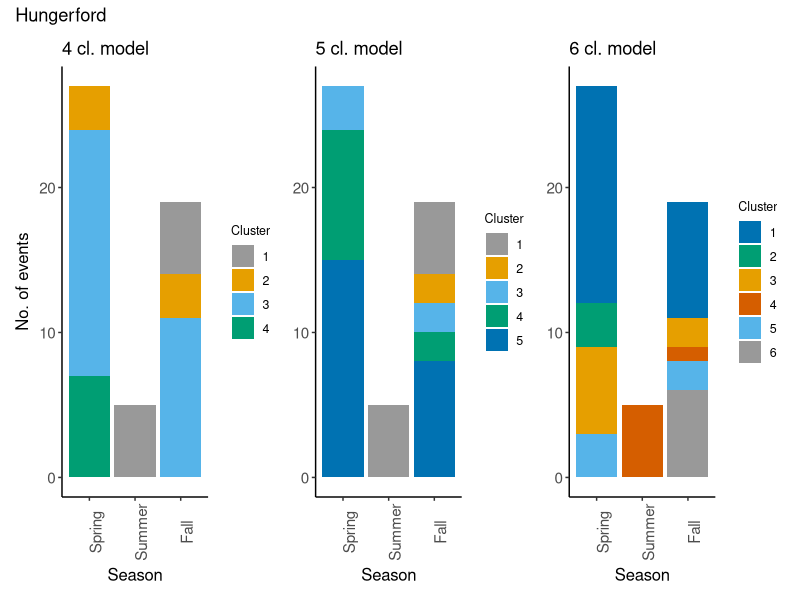
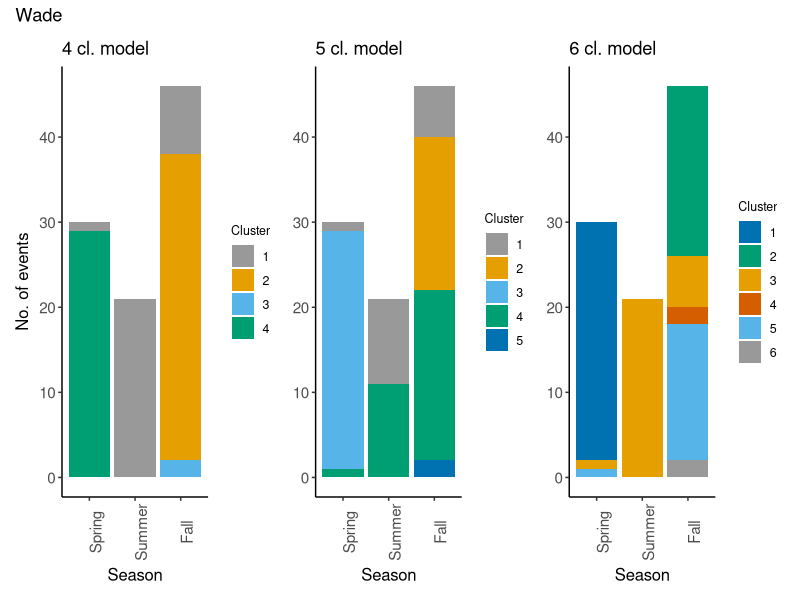
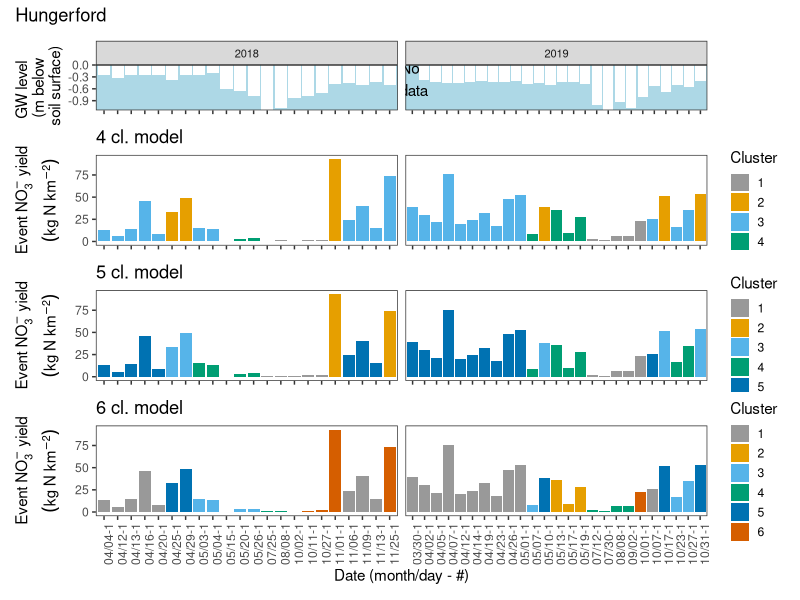
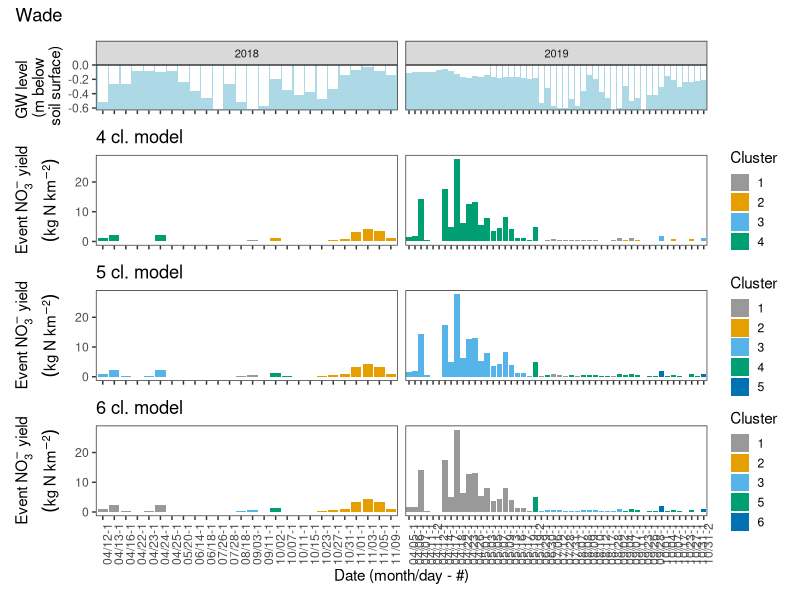
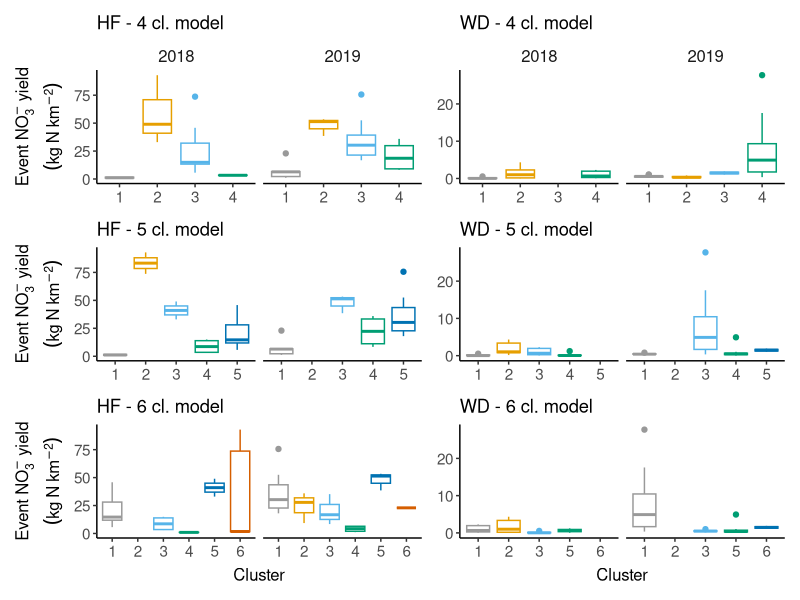
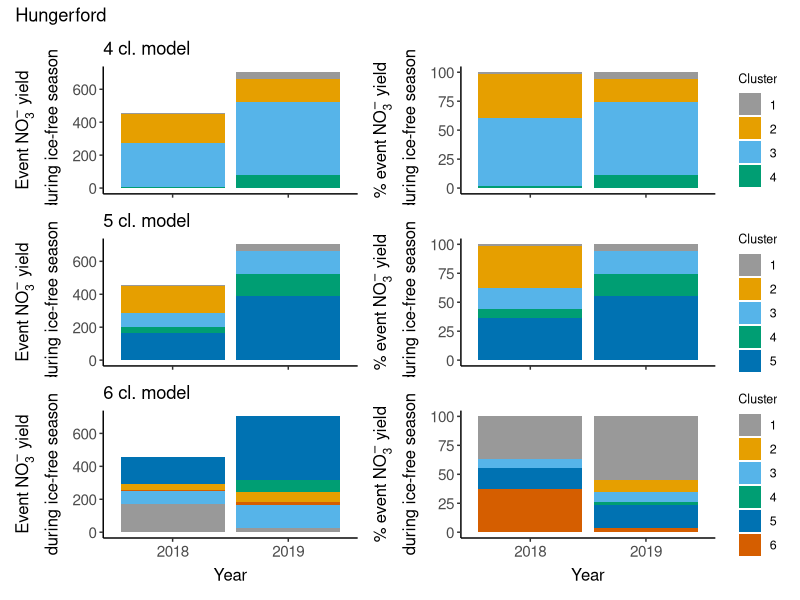
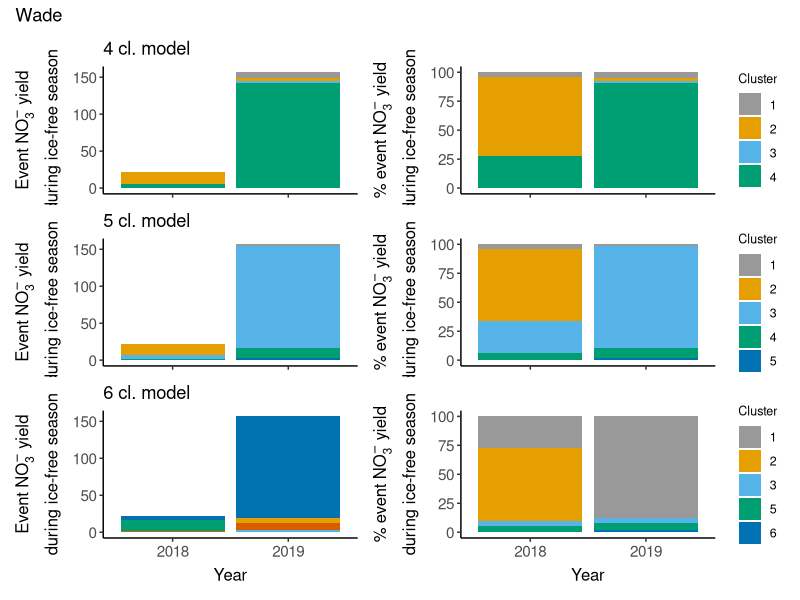

Generate these figures, in order, with R:
## ---- chunk 1
# Set defaults
knitr::opts_chunk$set(fig.width = 6, fig.asp = 0.618, out.width = "70%", fig.align = "center")

# Load packages
  library("here")      # to make file paths fail less
  library("tidyverse") # general workhorse
  library("lubridate") # to work with dates
  library("patchwork") # arranging multiple plots
## ---- chunk 2
# Read in data
  # Calculated event metrics for each site as calculated in compile_calculate_allVars.R
  hford <- read_csv(here("Data", "eventMetrics_hford.csv")) %>% 
    mutate(event_start = ymd_hms(event_start, tz = "Etc/GMT+4"))

  wade <- read_csv(here("Data", "eventMetrics_wade.csv")) %>% 
    mutate(event_start = ymd_hms(event_start, tz = "Etc/GMT+4"))

  # SOM results from SOManalysis_SITE_yields_VAR.Rmd
  # NO3
  som_hf <- read_csv(here("Data", "somResults", "hford", "yields", "NO3", "2021-04-08", "Results_hford_withClusters.csv"))
  som_wd <- read_csv(here("Data", "somResults", "wade", "yields", "NO3", "2021-04-12", "Results_wade_withClusters.csv"))
  # SRP
  # som_srp_hf <- read_csv(here("Data", "somResults", "hford", "yields", "SRP", "2021-04-08", "Results_hford_withClusters.csv")) %>% mutate(SOM = "SRP") %>% select(site, SOM, everything())
  # som_srp_wd <- read_csv(here("Data", "somResults", "wade", "yields", "SRP", "2021-04-12", "Results_wade_withClusters.csv")) %>% mutate(SOM = "SRP") %>% select(site, SOM, everything())
  # Turbidity
  # som_turb_hf <- read_csv(here("Data", "somResults", "hford", "yields", "turb", "2021-04-09", "Results_hford_withClusters.csv")) %>% mutate(SOM = "turb") %>% select(site, SOM, everything())
  # som_turb_wd <- read_csv(here("Data", "somResults", "wade", "yields", "turb", "2021-04-13", "Results_wade_withClusters.csv")) %>% mutate(SOM = "turb") %>% select(site, SOM, everything())
## ---- chunk 3
# Plotting specifics
  theme1 <- theme_classic() +
            theme(axis.text = element_text(size = 11),
                  axis.title = element_text(size = 12),
                  axis.title.x = element_text(margin=margin(5,0,0,0)),
                  axis.title.y = element_text(margin=margin(0,5,0,0)),
                  legend.title = element_text(size = 9),
                  legend.text = element_text(size = 9))
  
  # A new theme for the hysteresis plots
  theme2 <- theme(axis.line = element_blank(),
                  axis.text = element_text(size = 8),
                  axis.title = element_blank(),
                  plot.margin = unit(c(1.25,1.25,1.25,1.25), "lines"),
                  panel.background = element_blank(),
                  panel.grid.major = element_blank(), 
                  panel.grid.minor = element_blank(),
                  legend.text = element_text(size = 6),
                  legend.key.size = unit(0.1, "in"),
                  legend.margin = margin(0, 0, 0, 0),
                  legend.title = element_text(size = 6)) 
## ---- chunk 4
# Look at how cluters map onto seasons
  # Hford
    # 4 clusters
    p_hf_1 <- som_hf %>%
      group_by(clust_wat_4cl, season) %>% 
      tally() %>% 
      # Order the seasons
      mutate(season = factor(season, levels = c("spring", "summer", "fall"), labels = c("Spring", "Summer", "Fall"))) %>%
      mutate(cluster = factor(clust_wat_4cl)) %>% 
      ggplot(aes(x = season, y = n, fill = cluster)) +
        geom_bar(position = "stack", stat = "identity") +
        scale_fill_manual(name = "Cluster",
                          values = c("#999999", "#E69F00", "#56B4E9", "#009E73", "#0072B2", "#D55E00", "#CC79A7")) +
        ylab("No. of events") +
        xlab("Season") +
        theme1 +
        theme(axis.text.x = element_text(angle = 90)) +
        ggtitle("4 cl. model")

    # 5 clusters
    p_hf_2 <- som_hf %>%
      group_by(clust_wat_5cl, season) %>% 
      tally() %>% 
      # Order the seasons
      mutate(season = factor(season, levels = c("spring", "summer", "fall"), labels = c("Spring", "Summer", "Fall"))) %>%
      mutate(cluster = factor(clust_wat_5cl)) %>% 
      ggplot(aes(x = season, y = n, fill = cluster)) +
        geom_bar(position = "stack", stat = "identity") +
        scale_fill_manual(name = "Cluster",
                          values = c("#999999", "#E69F00", "#56B4E9", "#009E73", "#0072B2", "#D55E00", "#CC79A7")) +
        ylab("No. of events") +
        xlab("Season") +
        theme1 +
        theme(axis.title.y = element_blank(),
              axis.text.x = element_text(angle = 90)) +
        ggtitle("5 cl. model")
    
    # 6 clusters
    # NOTE: Colors are rearranged here to make clusters align with above 2 models; if anything changes, change these
    p_hf_3 <- som_hf %>%
      group_by(clust_wat_6cl, season) %>% 
      tally() %>% 
      # Order the seasons
      mutate(season = factor(season, levels = c("spring", "summer", "fall"), labels = c("Spring", "Summer", "Fall"))) %>%
      mutate(cluster = factor(clust_wat_6cl)) %>% 
      ggplot(aes(x = season, y = n, fill = cluster)) +
        geom_bar(position = "stack", stat = "identity") +
        scale_fill_manual(name = "Cluster",
                          # These have been rearranged for this model
                          values = c("#0072B2", "#009E73", "#E69F00", "#D55E00", "#56B4E9", "#999999", "#CC79A7")) +
        ylab("No. of events") +
        xlab("Season") +
        theme1 +
        theme(axis.title.y = element_blank(),
              axis.text.x = element_text(angle = 90)) +
        ggtitle("6 cl. model")
    
    # Arrange Hford plots
    p_hf_1 + p_hf_2 + p_hf_3 +
      plot_annotation(
        title = "Hungerford"
      )
    rm(p_hf_1, p_hf_2, p_hf_3)
    
  # Wade
    # 4 clusters
    p_wd_1 <- som_wd %>%
      filter(season != "winter") %>% 
      group_by(clust_wat_4cl, season) %>% 
      tally() %>% 
      # Order the seasons
      mutate(season = factor(season, levels = c("spring", "summer", "fall"), labels = c("Spring", "Summer", "Fall"))) %>%
      mutate(cluster = factor(clust_wat_4cl)) %>% 
      ggplot(aes(x = season, y = n, fill = cluster)) +
        geom_bar(position = "stack", stat = "identity") +
        scale_fill_manual(name = "Cluster",
                          values = c("#999999", "#E69F00", "#56B4E9", "#009E73", "#0072B2", "#D55E00", "#CC79A7")) +
        ylab("No. of events") +
        xlab("Season") +
        theme1 +
        theme(axis.text.x = element_text(angle = 90)) +
        ggtitle("4 cl. model")

    # 5 clusters
    p_wd_2 <- som_wd %>%
      filter(season != "winter") %>% 
      group_by(clust_wat_5cl, season) %>% 
      tally() %>% 
      # Order the seasons
      mutate(season = factor(season, levels = c("spring", "summer", "fall"), labels = c("Spring", "Summer", "Fall"))) %>%
      mutate(cluster = factor(clust_wat_5cl)) %>% 
      ggplot(aes(x = season, y = n, fill = cluster)) +
        geom_bar(position = "stack", stat = "identity") +
        scale_fill_manual(name = "Cluster",
                          values = c("#999999", "#E69F00", "#56B4E9", "#009E73", "#0072B2", "#D55E00", "#CC79A7")) +
        ylab("No. of events") +
        xlab("Season") +
        theme1 +
        theme(axis.title.y = element_blank(),
              axis.text.x = element_text(angle = 90)) +
        ggtitle("5 cl. model")
    
    # 6 clusters
    # NOTE: Colors are rearranged here to make clusters align with above 2 models; if anything changes, change these
    p_wd_3 <- som_wd %>%
      filter(season != "winter") %>% 
      group_by(clust_wat_6cl, season) %>% 
      tally() %>% 
      # Order the seasons
      mutate(season = factor(season, levels = c("spring", "summer", "fall"), labels = c("Spring", "Summer", "Fall"))) %>%
      mutate(cluster = factor(clust_wat_6cl)) %>% 
      ggplot(aes(x = season, y = n, fill = cluster)) +
        geom_bar(position = "stack", stat = "identity") +
        scale_fill_manual(name = "Cluster",
                          # These have been rearranged for this model
                          values = c("#0072B2", "#009E73", "#E69F00", "#D55E00", "#56B4E9", "#999999", "#CC79A7")) +
        ylab("No. of events") +
        xlab("Season") +
        theme1 +
        theme(axis.title.y = element_blank(),
              axis.text.x = element_text(angle = 90)) +
        ggtitle("6 cl. model")
    
    # Arrange wdord plots
    p_wd_1 + p_wd_2 + p_wd_3 +
      plot_annotation(
        title = "Wade"
      )
    rm(p_wd_1, p_wd_2, p_wd_3)
  
# ggsave(here("Plots", "som_hf_clustersBySeason.pdf"), device = "pdf", width = 4, height = 4, units = "in", dpi = 150)
## ---- chunk 5
# Plot timeline of event water yields & ratios colored by cluster number
# HFORD
  # First graph GW level data along with water yield timeline
  # Text for missing data on 2019 plot
  ann_text <- data.frame(month_day_rep = "03/26-2", gw_1d_well5 = -0.35, lab = "No \n data",
                         year = factor(2019, levels = c("2018", "2019")))
  # GW Plot
  p_hf_4 <- som_hf %>%
    # Only 2 events in 2017, so cutting out 2017
    filter(year(event_start) != 2017) %>%
     # Add leading zero to single digit months and days
    mutate(year = year(event_start),
           month = str_pad(month(event_start), 2, pad = 0),
           day = str_pad(day(event_start), 2, pad = 0),
           month_day = paste(month, "/", day, sep = "")) %>%
    # There is one day where there are two events, add a rep for month_day and make month_day_rep ID
    group_by(year, month_day) %>% 
    mutate(rep = row_number()) %>% 
    mutate(month_day_rep = paste(month_day, rep, sep = "-")) %>% 
  
    ggplot(aes(x = month_day_rep, y = gw_1d_well5)) +
      facet_wrap(~year, scales = "free_x", ncol = 2) +
      geom_bar(stat = "identity", fill = "white") +
      ylab("GW level \n (m below \n soil surface)") +
      xlab("Date (month/day - #)") +
      scale_y_continuous(expand = c(0, 0)) +
      theme_bw() +
      theme(panel.grid = element_blank(),
            panel.background = element_rect(fill = "lightblue"),
            strip.text.x = element_text(size = 8),
            axis.text.x = element_blank(),
            axis.title.x = element_blank()) +
    geom_text(data = ann_text, label = "No \n data")

  # 4 cluster model
  p_hf_5 <- som_hf %>%
    # Only 2 events in 2017, so cutting out 2017
    filter(year(event_start) != 2017) %>%
     # Add leading zero to single digit months and days
    mutate(year = year(event_start),
           month = str_pad(month(event_start), 2, pad = 0),
           day = str_pad(day(event_start), 2, pad = 0),
           month_day = paste(month, "/", day, sep = "")) %>%
    # There is one day where there are two events, add a rep for month_day and make month_day_rep ID
    group_by(year, month_day) %>% 
    mutate(rep = row_number()) %>% 
    mutate(month_day_rep = paste(month_day, rep, sep = "-")) %>% 
  
    ggplot(aes(x = month_day_rep, y = NO3_kg_km2, fill = as.factor(clust_wat_4cl))) +
      facet_wrap(~year, scales = "free_x", ncol = 2) +
      geom_bar(stat = "identity") +
      # scale_fill_manual(name = "Cluster",
      #                   values = c("#999999", "#E69F00", "#56B4E9", "#009E73", "#0072B2", "#D55E00", "#CC79A7"),
      #                   labels = c("Warm, dry soil, big rain", 
      #                              "Very wet soil, rain/melt",
      #                              "Cold, dry soil, mostly melt",
      #                              "Low sun, wet soil, low-int. rain")) +
      scale_fill_manual(name = "Cluster",
                        values = c("#999999", "#E69F00", "#56B4E9", "#009E73", "#0072B2", "#D55E00", "#CC79A7")) +
      ylab(expression(atop(Event~NO[3]^-{}~yield, (kg~N~km^{-2})))) +
      xlab("Date (month/day - #)") +
      theme_bw() +
      theme(panel.grid = element_blank(),
            legend.key.size = unit(0.5, "cm"),
            axis.text.x = element_blank(),
            strip.background = element_blank(),
            strip.text.x = element_blank(),
            axis.title.x = element_blank()) +
      ggtitle("4 cl. model")

  # 5 cluster model
  p_hf_6 <- som_hf %>%
    # Only 2 events in 2017, so cutting out 2017
    filter(year(event_start) != 2017) %>%
     # Add leading zero to single digit months and days
    mutate(year = year(event_start),
           month = str_pad(month(event_start), 2, pad = 0),
           day = str_pad(day(event_start), 2, pad = 0),
           month_day = paste(month, "/", day, sep = "")) %>%
    # There is one day where there are two events, add a rep for month_day and make month_day_rep ID
    group_by(year, month_day) %>% 
    mutate(rep = row_number()) %>% 
    mutate(month_day_rep = paste(month_day, rep, sep = "-")) %>% 
  
    ggplot(aes(x = month_day_rep, y = NO3_kg_km2, fill = as.factor(clust_wat_5cl))) +
      facet_wrap(~year, scales = "free_x", ncol = 2) +
      geom_bar(stat = "identity") +
      # scale_fill_manual(name = "Cluster",
      #                   values = c("#999999", "#E69F00", "#56B4E9", "#009E73", "#0072B2", "#D55E00", "#CC79A7"),
      #                   labels = c("Warm, dry soil, big rain", 
      #                              "Very wet soil, rain/melt",
      #                              "Cold, dry soil, mostly melt",
      #                              "Low sun, wet soil, low-int. rain")) +
      scale_fill_manual(name = "Cluster",
                        values = c("#999999", "#E69F00", "#56B4E9", "#009E73", "#0072B2", "#D55E00", "#CC79A7")) +
      ylab(expression(atop(Event~NO[3]^-{}~yield, (kg~N~km^{-2})))) +
      xlab("Date (month/day - #)") +
      theme_bw() +
      theme(panel.grid = element_blank(),
            legend.key.size = unit(0.5, "cm"),
            axis.text.x = element_blank(),
            strip.background = element_blank(),
            strip.text.x = element_blank(),
            axis.title.x = element_blank()) +
      ggtitle("5 cl. model")
  
  # 6 cluster model
  # NOTE: Colors are rearranged here to make clusters align with above 2 models; if anything changes, change these
  p_hf_7 <- som_hf %>%
    # Only 2 events in 2017, so cutting out 2017
    filter(year(event_start) != 2017) %>%
     # Add leading zero to single digit months and days
    mutate(year = year(event_start),
           month = str_pad(month(event_start), 2, pad = 0),
           day = str_pad(day(event_start), 2, pad = 0),
           month_day = paste(month, "/", day, sep = "")) %>%
    # There is one day where there are two events, add a rep for month_day and make month_day_rep ID
    group_by(year, month_day) %>% 
    mutate(rep = row_number()) %>% 
    mutate(month_day_rep = paste(month_day, rep, sep = "-")) %>% 
  
    ggplot(aes(x = month_day_rep, y = NO3_kg_km2, fill = as.factor(clust_wat_6cl))) +
      facet_wrap(~year, scales = "free_x", ncol = 2) +
      # facet_grid(var ~ year, scales = "free") +
      geom_bar(stat = "identity") +
      # scale_fill_manual(name = "Cluster",
      #                   values = c("#999999", "#E69F00", "#56B4E9", "#009E73", "#0072B2", "#D55E00", "#CC79A7"),
      #                   labels = c("Warm, dry soil, big rain", 
      #                              "Very wet soil, rain/melt",
      #                              "Cold, dry soil, mostly melt",
      #                              "Low sun, wet soil, low-int. rain")) +
      scale_fill_manual(name = "Cluster",
                        values = c("#999999", "#E69F00", "#56B4E9", "#009E73", "#0072B2", "#D55E00", "#CC79A7")) +
      ylab(expression(atop(Event~NO[3]^-{}~yield, (kg~N~km^{-2})))) +
      xlab("Date (month/day - #)") +
      theme_bw() +
      theme(panel.grid = element_blank(),
            legend.key.size = unit(0.5, "cm"),
            # strip.text.x = element_text(size = 8),
            axis.text.x = element_text(angle = 90),
            strip.background = element_blank(),
            strip.text.x = element_blank()) +
      ggtitle("6 cl. model")  

# Combine the plots into one using the patchwork library
p_hf_4 / p_hf_5 / p_hf_6 / p_hf_7 +
  plot_layout(
    ncol = 1, 
    heights = c(1, 2, 2, 2)) +
  plot_annotation(
    title = "Hungerford"
  )
rm(p_hf_4, p_hf_5, p_hf_6,  p_hf_7)

# WADE
  # GW Plot
  p_wd_4 <- som_wd %>%
    # Only 2 events in 2017, so cutting out 2017
    filter(year(event_start) != 2017) %>%
     # Add leading zero to single digit months and days
    mutate(year = year(event_start),
           month = str_pad(month(event_start), 2, pad = 0),
           day = str_pad(day(event_start), 2, pad = 0),
           month_day = paste(month, "/", day, sep = "")) %>%
    # There is one day where there are two events, add a rep for month_day and make month_day_rep ID
    group_by(year, month_day) %>% 
    mutate(rep = row_number()) %>% 
    mutate(month_day_rep = paste(month_day, rep, sep = "-")) %>% 
  
    ggplot(aes(x = month_day_rep, y = gw_1d_well5)) +
      facet_wrap(~year, scales = "free_x", ncol = 2) +
      geom_bar(stat = "identity", fill = "white") +
      ylab("GW level \n (m below \n soil surface)") +
      xlab("Date (month/day - #)") +
      scale_y_continuous(expand = c(0, 0)) +
      theme_bw() +
      theme(panel.grid = element_blank(),
            panel.background = element_rect(fill = "lightblue"),
            strip.text.x = element_text(size = 8),
            axis.text.x = element_blank(),
            axis.title.x = element_blank())
    # geom_text(data = ann_text, label = "No \n data")

  # 4 cluster model
  p_wd_5 <- som_wd %>%
    # Only 2 events in 2017, so cutting out 2017
    filter(year(event_start) != 2017) %>%
     # Add leading zero to single digit months and days
    mutate(year = year(event_start),
           month = str_pad(month(event_start), 2, pad = 0),
           day = str_pad(day(event_start), 2, pad = 0),
           month_day = paste(month, "/", day, sep = "")) %>%
    # There is one day where there are two events, add a rep for month_day and make month_day_rep ID
    group_by(year, month_day) %>% 
    mutate(rep = row_number()) %>% 
    mutate(month_day_rep = paste(month_day, rep, sep = "-")) %>% 
  
    ggplot(aes(x = month_day_rep, y = NO3_kg_km2, fill = as.factor(clust_wat_4cl))) +
      facet_wrap(~year, scales = "free_x", ncol = 2) +
      geom_bar(stat = "identity") +
      # scale_fill_manual(name = "Cluster",
      #                   values = c("#999999", "#E69F00", "#56B4E9", "#009E73", "#0072B2", "#D55E00", "#CC79A7"),
      #                   labels = c("Warm, dry soil, big rain", 
      #                              "Very wet soil, rain/melt",
      #                              "Cold, dry soil, mostly melt",
      #                              "Low sun, wet soil, low-int. rain")) +
      scale_fill_manual(name = "Cluster",
                        values = c("#999999", "#E69F00", "#56B4E9", "#009E73", "#0072B2", "#D55E00", "#CC79A7")) +
      ylab(expression(atop(Event~NO[3]^-{}~yield, (kg~N~km^{-2})))) +
      xlab("Date (month/day - #)") +
      theme_bw() +
      theme(panel.grid = element_blank(),
            legend.key.size = unit(0.5, "cm"),
            axis.text.x = element_blank(),
            strip.background = element_blank(),
            strip.text.x = element_blank(),
            axis.title.x = element_blank()) +
      ggtitle("4 cl. model")

  # 5 cluster model
  p_wd_6 <- som_wd %>%
    # Only 2 events in 2017, so cutting out 2017
    filter(year(event_start) != 2017) %>%
     # Add leading zero to single digit months and days
    mutate(year = year(event_start),
           month = str_pad(month(event_start), 2, pad = 0),
           day = str_pad(day(event_start), 2, pad = 0),
           month_day = paste(month, "/", day, sep = "")) %>%
    # There is one day where there are two events, add a rep for month_day and make month_day_rep ID
    group_by(year, month_day) %>% 
    mutate(rep = row_number()) %>% 
    mutate(month_day_rep = paste(month_day, rep, sep = "-")) %>% 
  
    ggplot(aes(x = month_day_rep, y = NO3_kg_km2, fill = as.factor(clust_wat_5cl))) +
      facet_wrap(~year, scales = "free_x", ncol = 2) +
      geom_bar(stat = "identity") +
      # scale_fill_manual(name = "Cluster",
      #                   values = c("#999999", "#E69F00", "#56B4E9", "#009E73", "#0072B2", "#D55E00", "#CC79A7"),
      #                   labels = c("Warm, dry soil, big rain", 
      #                              "Very wet soil, rain/melt",
      #                              "Cold, dry soil, mostly melt",
      #                              "Low sun, wet soil, low-int. rain")) +
      scale_fill_manual(name = "Cluster",
                        values = c("#999999", "#E69F00", "#56B4E9", "#009E73", "#0072B2", "#D55E00", "#CC79A7")) +
      ylab(expression(atop(Event~NO[3]^-{}~yield, (kg~N~km^{-2})))) +
      xlab("Date (month/day - #)") +
      theme_bw() +
      theme(panel.grid = element_blank(),
            legend.key.size = unit(0.5, "cm"),
            axis.text.x = element_blank(),
            strip.background = element_blank(),
            strip.text.x = element_blank(),
            axis.title.x = element_blank()) +
      ggtitle("5 cl. model")
  
  # 6 cluster model
  # NOTE: Colors are rearranged here to make clusters align with above 2 models; if anything changes, change these
  p_wd_7 <- som_wd %>%
    # Only 2 events in 2017, so cutting out 2017
    filter(year(event_start) != 2017) %>%
     # Add leading zero to single digit months and days
    mutate(year = year(event_start),
           month = str_pad(month(event_start), 2, pad = 0),
           day = str_pad(day(event_start), 2, pad = 0),
           month_day = paste(month, "/", day, sep = "")) %>%
    # There is one day where there are two events, add a rep for month_day and make month_day_rep ID
    group_by(year, month_day) %>% 
    mutate(rep = row_number()) %>% 
    mutate(month_day_rep = paste(month_day, rep, sep = "-")) %>% 
  
    ggplot(aes(x = month_day_rep, y = NO3_kg_km2, fill = as.factor(clust_wat_6cl))) +
      facet_wrap(~year, scales = "free_x", ncol = 2) +
      # facet_grid(var ~ year, scales = "free") +
      geom_bar(stat = "identity") +
      # scale_fill_manual(name = "Cluster",
      #                   values = c("#999999", "#E69F00", "#56B4E9", "#009E73", "#0072B2", "#D55E00", "#CC79A7"),
      #                   labels = c("Warm, dry soil, big rain", 
      #                              "Very wet soil, rain/melt",
      #                              "Cold, dry soil, mostly melt",
      #                              "Low sun, wet soil, low-int. rain")) +
      scale_fill_manual(name = "Cluster",
                        values = c("#999999", "#E69F00", "#56B4E9", "#009E73", "#0072B2", "#D55E00", "#CC79A7")) +
      ylab(expression(atop(Event~NO[3]^-{}~yield, (kg~N~km^{-2})))) +
      xlab("Date (month/day - #)") +
      theme_bw() +
      theme(panel.grid = element_blank(),
            legend.key.size = unit(0.5, "cm"),
            # strip.text.x = element_text(size = 8),
            axis.text.x = element_text(angle = 90),
            strip.background = element_blank(),
            strip.text.x = element_blank()) +
      ggtitle("6 cl. model")  


# Combine the plots into one using the patchwork library
p_wd_4 / p_wd_5 / p_wd_6 / p_wd_7 +
  plot_layout(
    ncol = 1, 
    heights = c(1, 2, 2, 2)) +
  plot_annotation(
    title = "Wade"
  )
rm(p_wd_4, p_wd_5, p_wd_6,  p_wd_7)

# ggsave(here("Plots", "som_hf_eventsByCluster.pdf"), device = "pdf", width = 10, height = 6, units = "in", dpi = 150)
## ---- chunk 6
# Plot boxplots of water yields attributed to each cluster
# HFORD
  # 4 clusters
  pl_hf_x1 <- som_hf %>%
    mutate(year = year(event_start)) %>% 
    filter(year != 2017) %>% 
    ggplot(aes(x = factor(clust_wat_4cl), y = NO3_kg_km2, color = factor(clust_wat_4cl))) +
    facet_wrap(~year) +
    geom_boxplot() +
    scale_color_manual(name = "Cluster",
                      values = c("#999999", "#E69F00", "#56B4E9", "#009E73", "#0072B2", "#D55E00", "#CC79A7")) +
    ylab(expression(atop(Event~NO[3]^-{}~yield, (kg~N~km^{-2})))) +
    xlab("Cluster") +
    theme1 +
    theme(legend.position = "none",
          strip.background = element_blank(),
          strip.text.x = element_text(size = 12),
          axis.title.x = element_blank()) +
  ggtitle("HF - 4 cl. model")

  # 5 clusters
  pl_hf_x2 <- som_hf %>%
    mutate(year = year(event_start)) %>% 
    filter(year != 2017) %>% 
    ggplot(aes(x = factor(clust_wat_5cl), y = NO3_kg_km2, color = factor(clust_wat_5cl))) +
    facet_wrap(~year) +
    geom_boxplot() +
    scale_color_manual(name = "Cluster",
                      values = c("#999999", "#E69F00", "#56B4E9", "#009E73", "#0072B2", "#D55E00", "#CC79A7")) +
    ylab(expression(atop(Event~NO[3]^-{}~yield, (kg~N~km^{-2})))) +
    xlab("Cluster") +
    theme1 +
    theme(legend.position = "none",
          strip.background = element_blank(),
          strip.text.x = element_blank(),
          axis.title.x = element_blank()) +
  ggtitle("HF - 5 cl. model")
  
  # 6 clusters
  pl_hf_x3 <- som_hf %>%
    mutate(year = year(event_start)) %>% 
    filter(year != 2017) %>% 
    ggplot(aes(x = factor(clust_wat_6cl), y = NO3_kg_km2, color = factor(clust_wat_6cl))) +
    facet_wrap(~year) +
    geom_boxplot() +
    scale_color_manual(name = "Cluster",
                      values = c("#999999", "#E69F00", "#56B4E9", "#009E73", "#0072B2", "#D55E00", "#CC79A7")) +
    ylab(expression(atop(Event~NO[3]^-{}~yield, (kg~N~km^{-2})))) +
    xlab("Cluster") +
    theme1 +
    theme(legend.position = "none",
          strip.background = element_blank(),
          strip.text.x = element_blank()) +
  ggtitle("HF - 6 cl. model")
  
# WADE
  # 4 clusters
  pl_wd_x1 <- som_wd %>%
    mutate(year = year(event_start)) %>% 
    filter(year != 2017) %>% 
    ggplot(aes(x = factor(clust_wat_4cl), y = NO3_kg_km2, color = factor(clust_wat_4cl))) +
    facet_wrap(~year) +
    geom_boxplot() +
    scale_color_manual(name = "Cluster",
                      values = c("#999999", "#E69F00", "#56B4E9", "#009E73", "#0072B2", "#D55E00", "#CC79A7")) +
    ylab(expression(atop(Event~NO[3]^-{}~yield, (kg~N~km^{-2})))) +
    xlab("Cluster") +
    theme1 +
    theme(legend.position = "none",
          strip.background = element_blank(),
          strip.text.x = element_text(size = 12),
          axis.title.x = element_blank(),
          axis.title.y = element_blank()) +
  ggtitle("WD - 4 cl. model")

  # 5 clusters
  pl_wd_x2 <- som_wd %>%
    mutate(year = year(event_start)) %>% 
    filter(year != 2017) %>% 
    ggplot(aes(x = factor(clust_wat_5cl), y = NO3_kg_km2, color = factor(clust_wat_5cl))) +
    facet_wrap(~year) +
    geom_boxplot() +
    scale_color_manual(name = "Cluster",
                      values = c("#999999", "#E69F00", "#56B4E9", "#009E73", "#0072B2", "#D55E00", "#CC79A7")) +
    ylab(expression(atop(Event~NO[3]^-{}~yield, (kg~N~km^{-2})))) +
    xlab("Cluster") +
    theme1 +
    theme(legend.position = "none",
          strip.background = element_blank(),
          strip.text.x = element_blank(),
          axis.title.x = element_blank(),
          axis.title.y = element_blank()) +
  ggtitle("WD - 5 cl. model")
  
  # 6 clusters
  pl_wd_x3 <- som_wd %>%
    mutate(year = year(event_start)) %>% 
    filter(year != 2017) %>% 
    ggplot(aes(x = factor(clust_wat_6cl), y = NO3_kg_km2, color = factor(clust_wat_6cl))) +
    facet_wrap(~year) +
    geom_boxplot() +
    scale_color_manual(name = "Cluster",
                      values = c("#999999", "#E69F00", "#56B4E9", "#009E73", "#0072B2", "#D55E00", "#CC79A7")) +
    ylab(expression(atop(Event~NO[3]^-{}~yield, (kg~N~km^{-2})))) +
    xlab("Cluster") +
    theme1 +
    theme(legend.position = "none",
          strip.background = element_blank(),
          strip.text.x = element_blank(),
          axis.title.y = element_blank()) +
  ggtitle("WD - 6 cl. model")
  
# Combine plots
  pl_c_hf1 <- pl_hf_x1 / pl_hf_x2 / pl_hf_x3 +
    plot_annotation(
      title = "Hungerford"
    )
  
  pl_c_wd1 <- pl_wd_x1 / pl_wd_x2 / pl_wd_x3 +
    plot_annotation(
      title = "Wade"
    ) 
  
  pl_c_hf1 | pl_c_wd1
## ---- chunk 7
# Plot total yield attributed to each cluster
# HFORD
  # Calculate annual measured event yields
  annYields <-
    som_hf %>%
    # Calculate the cummulative sum of yields for each solute, year, and cluster #
    mutate(year = year(event_start)) %>% 
    group_by(year) %>% 
    summarize(ann_NO3_yield = sum(NO3_kg_km2, na.rm = TRUE)) %>% 
    ungroup()

  # Stacked bar graph (year on x-axis; stacks = yields by cluster)
  # Total event water yield per category
  # 4 clusters
  p_hf_8 <- som_hf %>%
    # Calculate the cummulative sum of yields for each year and cluster #
    mutate(year = year(event_start)) %>% 
    group_by(year, clust_wat_4cl) %>% 
    summarize(tot_yield = sum(NO3_kg_km2, na.rm = TRUE)) %>% 
    ungroup() %>% 
    # Exclude 2017 events  
    filter(year != 2017) %>% 
    ggplot(aes(x = factor(year), y = tot_yield, fill = factor(clust_wat_4cl))) +
      geom_bar(position = "stack", stat = "identity") +
      scale_fill_manual(name = "Cluster",
                        values = c("#999999", "#E69F00", "#56B4E9", "#009E73", "#0072B2", "#D55E00", "#CC79A7")) +
      ylab(expression(atop(Event~NO[3]^-{}~yield, "during ice-free season"))) +
      xlab("Year") +
      theme1 +
      theme(legend.position = "none",
            axis.text.x = element_blank(),
            axis.title.x = element_blank()) +
      ggtitle("4 cl. model")
  
  # 5 clusters
  p_hf_9 <- som_hf %>%
    # Calculate the cummulative sum of yields for each year and cluster #
    mutate(year = year(event_start)) %>% 
    group_by(year, clust_wat_5cl) %>% 
    summarize(tot_yield = sum(NO3_kg_km2, na.rm = TRUE)) %>% 
    ungroup() %>% 
    # Exclude 2017 events  
    filter(year != 2017) %>% 
    ggplot(aes(x = factor(year), y = tot_yield, fill = factor(clust_wat_5cl))) +
      geom_bar(position = "stack", stat = "identity") +
      scale_fill_manual(name = "Cluster",
                        values = c("#999999", "#E69F00", "#56B4E9", "#009E73", "#0072B2", "#D55E00", "#CC79A7")) +
      ylab(expression(atop(Event~NO[3]^-{}~yield, "during ice-free season"))) +
      xlab("Year") +
      theme1 +
      theme(legend.position = "none",
            axis.text.x = element_blank(),
            axis.title.x = element_blank()) +
      ggtitle("5 cl. model") 
  
  # 6 clusters
  # NOTE: Colors are rearranged here to make clusters align with above 2 models; if anything changes, change these
  p_hf_10 <- som_hf %>%
    # Calculate the cummulative sum of yields for each year and cluster #
    mutate(year = year(event_start)) %>% 
    group_by(year, clust_wat_6cl) %>% 
    summarize(tot_yield = sum(NO3_kg_km2, na.rm = TRUE)) %>% 
    ungroup() %>% 
    # Exclude 2017 events  
    filter(year != 2017) %>% 
    ggplot(aes(x = factor(year), y = tot_yield, fill = factor(clust_wat_6cl))) +
      geom_bar(position = "stack", stat = "identity") +
      scale_fill_manual(name = "Cluster",
                        # These have been rearranged for this model
                        values = c("#0072B2", "#009E73", "#E69F00", "#D55E00", "#56B4E9", "#999999", "#CC79A7")) +
      ylab(expression(atop(Event~NO[3]^-{}~yield, "during ice-free season"))) +
      xlab("Year") +
      theme1 +
      theme(legend.position = "none") +
      ggtitle("6 cl. model")    

  # % of event water yield during ice-free season
  # 4 clusters
  p_hf_11 <- som_hf %>%
    # Calculate the cummulative sum of yields for each solute, year, and cluster #
    mutate(year = year(event_start)) %>% 
    # pivot_longer(cols = c(NO3_kg_km2, SRP_kg_km2), names_to = "var", values_to = "value") %>% 
    # group_by(year, cluster, var) %>% 
    group_by(year, clust_wat_4cl) %>% 
    summarize(tot_NO3_yield = sum(NO3_kg_km2, na.rm = TRUE)) %>% 
    ungroup() %>% 
    # Calculate proportion of total annual yield
    full_join(annYields) %>% 
    mutate(prop_NO3_yield = tot_NO3_yield/ann_NO3_yield) %>% 
    # Exclude 2017 events
    filter(year != 2017) %>% 
    ggplot(aes(x = factor(year), y = prop_NO3_yield*100, fill = factor(clust_wat_4cl))) +
      # facet_wrap(~var, ncol = 2, scales = "free_y", labeller = labeller(var = labels_var)) +
      geom_bar(position = "stack", stat = "identity") +
      # scale_fill_manual(name = "Cluster",
      #                   values = c("#999999", "#E69F00", "#56B4E9", "#009E73", "#0072B2", "#D55E00", "#CC79A7"),
      #                   labels = c("Warm, dry soil, big rain", 
      #                              "Very wet soil, rain/melt",
      #                              "Cold, dry soil, mostly melt",
      #                              "Low sun, wet soil, low-int. rain")) +
      scale_fill_manual(name = "Cluster",
                        values = c("#999999", "#E69F00", "#56B4E9", "#009E73", "#0072B2", "#D55E00", "#CC79A7")) +
      ylab(expression(atop('%'~event~NO[3]^-{}~yield, "during ice-free season"))) +
      xlab("Year") +
      theme1 +
      theme(axis.text.x = element_blank(),
            axis.title.x = element_blank())
  
  # 5 clusters
  p_hf_12 <- som_hf %>%
    # Calculate the cummulative sum of yields for each solute, year, and cluster #
    mutate(year = year(event_start)) %>% 
    # pivot_longer(cols = c(NO3_kg_km2, SRP_kg_km2), names_to = "var", values_to = "value") %>% 
    # group_by(year, cluster, var) %>% 
    group_by(year, clust_wat_5cl) %>% 
    summarize(tot_NO3_yield = sum(NO3_kg_km2, na.rm = TRUE)) %>% 
    ungroup() %>% 
    # Calculate proportion of total annual yield
    full_join(annYields) %>% 
    mutate(prop_NO3_yield = tot_NO3_yield/ann_NO3_yield) %>% 
    # Exclude 2017 events
    filter(year != 2017) %>% 
    ggplot(aes(x = factor(year), y = prop_NO3_yield*100, fill = factor(clust_wat_5cl))) +
      # facet_wrap(~var, ncol = 2, scales = "free_y", labeller = labeller(var = labels_var)) +
      geom_bar(position = "stack", stat = "identity") +
      # scale_fill_manual(name = "Cluster",
      #                   values = c("#999999", "#E69F00", "#56B4E9", "#009E73", "#0072B2", "#D55E00", "#CC79A7"),
      #                   labels = c("Warm, dry soil, big rain", 
      #                              "Very wet soil, rain/melt",
      #                              "Cold, dry soil, mostly melt",
      #                              "Low sun, wet soil, low-int. rain")) +
      scale_fill_manual(name = "Cluster",
                        values = c("#999999", "#E69F00", "#56B4E9", "#009E73", "#0072B2", "#D55E00", "#CC79A7")) +
      ylab(expression(atop('%'~event~NO[3]^-{}~yield, "during ice-free season"))) +
      xlab("Year") +
      theme1 +
      theme(axis.text.x = element_blank(),
            axis.title.x = element_blank())
  
  # 6 clusters
  # NOTE: Colors are rearranged here to make clusters align with above 2 models; if anything changes, change these
  p_hf_13 <- som_hf %>%
    # Calculate the cummulative sum of yields for each solute, year, and cluster #
    mutate(year = year(event_start)) %>% 
    # pivot_longer(cols = c(NO3_kg_km2, SRP_kg_km2), names_to = "var", values_to = "value") %>% 
    # group_by(year, cluster, var) %>% 
    group_by(year, clust_wat_6cl) %>% 
    summarize(tot_NO3_yield = sum(NO3_kg_km2, na.rm = TRUE)) %>% 
    ungroup() %>% 
    # Calculate proportion of total annual yield
    full_join(annYields) %>% 
    mutate(prop_NO3_yield = tot_NO3_yield/ann_NO3_yield) %>% 
    # Exclude 2017 events
    filter(year != 2017) %>% 
    ggplot(aes(x = factor(year), y = prop_NO3_yield*100, fill = factor(clust_wat_6cl))) +
      # facet_wrap(~var, ncol = 2, scales = "free_y", labeller = labeller(var = labels_var)) +
      geom_bar(position = "stack", stat = "identity") +
      # scale_fill_manual(name = "Cluster",
      #                   values = c("#999999", "#E69F00", "#56B4E9", "#009E73", "#0072B2", "#D55E00", "#CC79A7"),
      #                   labels = c("Warm, dry soil, big rain", 
      #                              "Very wet soil, rain/melt",
      #                              "Cold, dry soil, mostly melt",
      #                              "Low sun, wet soil, low-int. rain")) +
      scale_fill_manual(name = "Cluster",
                        values = c("#999999", "#E69F00", "#56B4E9", "#009E73", "#0072B2", "#D55E00", "#CC79A7")) +
      ylab(expression(atop('%'~event~NO[3]^-{}~yield, "during ice-free season"))) +
      xlab("Year") +
      theme1  
  
  # Combine into one plot
  (p_hf_8 + p_hf_11) / (p_hf_9 + p_hf_12) / (p_hf_10 + p_hf_13) +
    plot_annotation(
      title = "Hungerford"
    )
  
# WADE
  # Calculate annual measured event yields
  annYields <-
    som_wd %>%
    # Calculate the cummulative sum of yields for each solute, year, and cluster #
    mutate(year = year(event_start)) %>% 
    group_by(year) %>% 
    summarize(ann_NO3_yield = sum(NO3_kg_km2, na.rm = TRUE)) %>% 
    ungroup()

  # Stacked bar graph (year on x-axis; stacks = yields by cluster)
  # Total event water yield per category
  # 4 clusters
  p_wd_8 <- som_wd %>%
    # Calculate the cummulative sum of yields for each year and cluster #
    mutate(year = year(event_start)) %>% 
    group_by(year, clust_wat_4cl) %>% 
    summarize(tot_yield = sum(NO3_kg_km2, na.rm = TRUE)) %>% 
    ungroup() %>% 
    # Exclude 2017 events  
    filter(year != 2017) %>% 
    ggplot(aes(x = factor(year), y = tot_yield, fill = factor(clust_wat_4cl))) +
      geom_bar(position = "stack", stat = "identity") +
      scale_fill_manual(name = "Cluster",
                        values = c("#999999", "#E69F00", "#56B4E9", "#009E73", "#0072B2", "#D55E00", "#CC79A7")) +
      ylab(expression(atop(Event~NO[3]^-{}~yield, "during ice-free season"))) +
      xlab("Year") +
      theme1 +
      theme(legend.position = "none",
            axis.text.x = element_blank(),
            axis.title.x = element_blank()) +
      ggtitle("4 cl. model")
  
  # 5 clusters
  p_wd_9 <- som_wd %>%
    # Calculate the cummulative sum of yields for each year and cluster #
    mutate(year = year(event_start)) %>% 
    group_by(year, clust_wat_5cl) %>% 
    summarize(tot_yield = sum(NO3_kg_km2, na.rm = TRUE)) %>% 
    ungroup() %>% 
    # Exclude 2017 events  
    filter(year != 2017) %>% 
    ggplot(aes(x = factor(year), y = tot_yield, fill = factor(clust_wat_5cl))) +
      geom_bar(position = "stack", stat = "identity") +
      scale_fill_manual(name = "Cluster",
                        values = c("#999999", "#E69F00", "#56B4E9", "#009E73", "#0072B2", "#D55E00", "#CC79A7")) +
      ylab(expression(atop(Event~NO[3]^-{}~yield, "during ice-free season"))) +
      xlab("Year") +
      theme1 +
      theme(legend.position = "none",
            axis.text.x = element_blank(),
            axis.title.x = element_blank()) +
      ggtitle("5 cl. model") 
  
  # 6 clusters
  # NOTE: Colors are rearranged here to make clusters align with above 2 models; if anything changes, change these
  p_wd_10 <- som_wd %>%
    # Calculate the cummulative sum of yields for each year and cluster #
    mutate(year = year(event_start)) %>% 
    group_by(year, clust_wat_6cl) %>% 
    summarize(tot_yield = sum(NO3_kg_km2, na.rm = TRUE)) %>% 
    ungroup() %>% 
    # Exclude 2017 events  
    filter(year != 2017) %>% 
    ggplot(aes(x = factor(year), y = tot_yield, fill = factor(clust_wat_6cl))) +
      geom_bar(position = "stack", stat = "identity") +
      scale_fill_manual(name = "Cluster",
                        # These have been rearranged for this model
                        values = c("#0072B2", "#009E73", "#E69F00", "#D55E00", "#56B4E9", "#999999", "#CC79A7")) +
      ylab(expression(atop(Event~NO[3]^-{}~yield, "during ice-free season"))) +
      xlab("Year") +
      theme1 +
      theme(legend.position = "none") +
      ggtitle("6 cl. model")    

  # % of event water yield during ice-free season
  # 4 clusters
  p_wd_11 <- som_wd %>%
    # Calculate the cummulative sum of yields for each solute, year, and cluster #
    mutate(year = year(event_start)) %>% 
    # pivot_longer(cols = c(NO3_kg_km2, SRP_kg_km2), names_to = "var", values_to = "value") %>% 
    # group_by(year, cluster, var) %>% 
    group_by(year, clust_wat_4cl) %>% 
    summarize(tot_NO3_yield = sum(NO3_kg_km2, na.rm = TRUE)) %>% 
    ungroup() %>% 
    # Calculate proportion of total annual yield
    full_join(annYields) %>% 
    mutate(prop_NO3_yield = tot_NO3_yield/ann_NO3_yield) %>% 
    # Exclude 2017 events
    filter(year != 2017) %>% 
    ggplot(aes(x = factor(year), y = prop_NO3_yield*100, fill = factor(clust_wat_4cl))) +
      # facet_wrap(~var, ncol = 2, scales = "free_y", labeller = labeller(var = labels_var)) +
      geom_bar(position = "stack", stat = "identity") +
      # scale_fill_manual(name = "Cluster",
      #                   values = c("#999999", "#E69F00", "#56B4E9", "#009E73", "#0072B2", "#D55E00", "#CC79A7"),
      #                   labels = c("Warm, dry soil, big rain", 
      #                              "Very wet soil, rain/melt",
      #                              "Cold, dry soil, mostly melt",
      #                              "Low sun, wet soil, low-int. rain")) +
      scale_fill_manual(name = "Cluster",
                        values = c("#999999", "#E69F00", "#56B4E9", "#009E73", "#0072B2", "#D55E00", "#CC79A7")) +
      ylab(expression(atop('%'~event~NO[3]^-{}~yield, "during ice-free season"))) +
      xlab("Year") +
      theme1 +
      theme(axis.text.x = element_blank(),
            axis.title.x = element_blank())
  
  # 5 clusters
  p_wd_12 <- som_wd %>% 
    # Calculate the cummulative sum of yields for each solute, year, and cluster #
    mutate(year = year(event_start)) %>% 
    # pivot_longer(cols = c(NO3_kg_km2, SRP_kg_km2), names_to = "var", values_to = "value") %>% 
    # group_by(year, cluster, var) %>% 
    group_by(year, clust_wat_5cl) %>% 
    summarize(tot_NO3_yield = sum(NO3_kg_km2, na.rm = TRUE)) %>% 
    ungroup() %>% 
    # Calculate proportion of total annual yield
    full_join(annYields) %>% 
    mutate(prop_NO3_yield = tot_NO3_yield/ann_NO3_yield) %>% 
    # Exclude 2017 events
    filter(year != 2017) %>% 
    ggplot(aes(x = factor(year), y = prop_NO3_yield*100, fill = factor(clust_wat_5cl))) +
      # facet_wrap(~var, ncol = 2, scales = "free_y", labeller = labeller(var = labels_var)) +
      geom_bar(position = "stack", stat = "identity") +
      # scale_fill_manual(name = "Cluster",
      #                   values = c("#999999", "#E69F00", "#56B4E9", "#009E73", "#0072B2", "#D55E00", "#CC79A7"),
      #                   labels = c("Warm, dry soil, big rain", 
      #                              "Very wet soil, rain/melt",
      #                              "Cold, dry soil, mostly melt",
      #                              "Low sun, wet soil, low-int. rain")) +
      scale_fill_manual(name = "Cluster",
                        values = c("#999999", "#E69F00", "#56B4E9", "#009E73", "#0072B2", "#D55E00", "#CC79A7")) +
      ylab(expression(atop('%'~event~NO[3]^-{}~yield, "during ice-free season"))) +
      xlab("Year") +
      theme1 +
      theme(axis.text.x = element_blank(),
            axis.title.x = element_blank())
  
  # 6 clusters
  # NOTE: Colors are rearranged here to make clusters align with above 2 models; if anything changes, change these
  p_wd_13 <- som_wd %>%
    # Calculate the cummulative sum of yields for each solute, year, and cluster #
    mutate(year = year(event_start)) %>% 
    # pivot_longer(cols = c(NO3_kg_km2, SRP_kg_km2), names_to = "var", values_to = "value") %>% 
    # group_by(year, cluster, var) %>% 
    group_by(year, clust_wat_6cl) %>% 
    summarize(tot_NO3_yield = sum(NO3_kg_km2, na.rm = TRUE)) %>% 
    ungroup() %>% 
    # Calculate proportion of total annual yield
    full_join(annYields) %>% 
    mutate(prop_NO3_yield = tot_NO3_yield/ann_NO3_yield) %>% 
    # Exclude 2017 events
    filter(year != 2017) %>% 
    ggplot(aes(x = factor(year), y = prop_NO3_yield*100, fill = factor(clust_wat_6cl))) +
      # facet_wrap(~var, ncol = 2, scales = "free_y", labeller = labeller(var = labels_var)) +
      geom_bar(position = "stack", stat = "identity") +
      # scale_fill_manual(name = "Cluster",
      #                   values = c("#999999", "#E69F00", "#56B4E9", "#009E73", "#0072B2", "#D55E00", "#CC79A7"),
      #                   labels = c("Warm, dry soil, big rain", 
      #                              "Very wet soil, rain/melt",
      #                              "Cold, dry soil, mostly melt",
      #                              "Low sun, wet soil, low-int. rain")) +
      scale_fill_manual(name = "Cluster",
                        values = c("#999999", "#E69F00", "#56B4E9", "#009E73", "#0072B2", "#D55E00", "#CC79A7")) +
      ylab(expression(atop('%'~event~NO[3]^-{}~yield, "during ice-free season"))) +
      xlab("Year") +
      theme1  
  
  # Combine into one plot
  (p_wd_8 + p_wd_11) / (p_wd_9 + p_wd_12) / (p_wd_10 + p_wd_13) +
    plot_annotation(
      title = "Wade"
    )  
